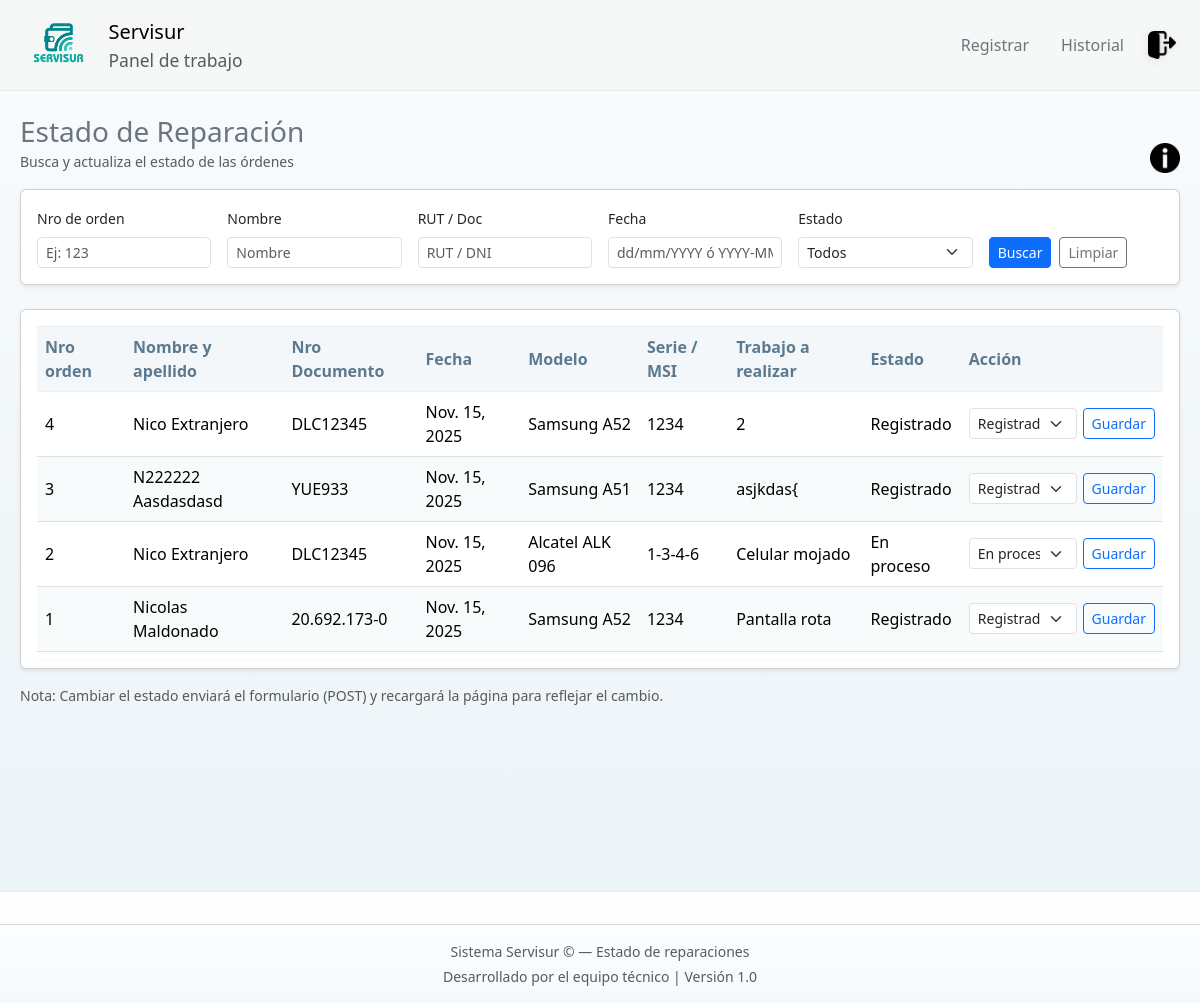
Before: /estado/ (signed in) with the older database file.
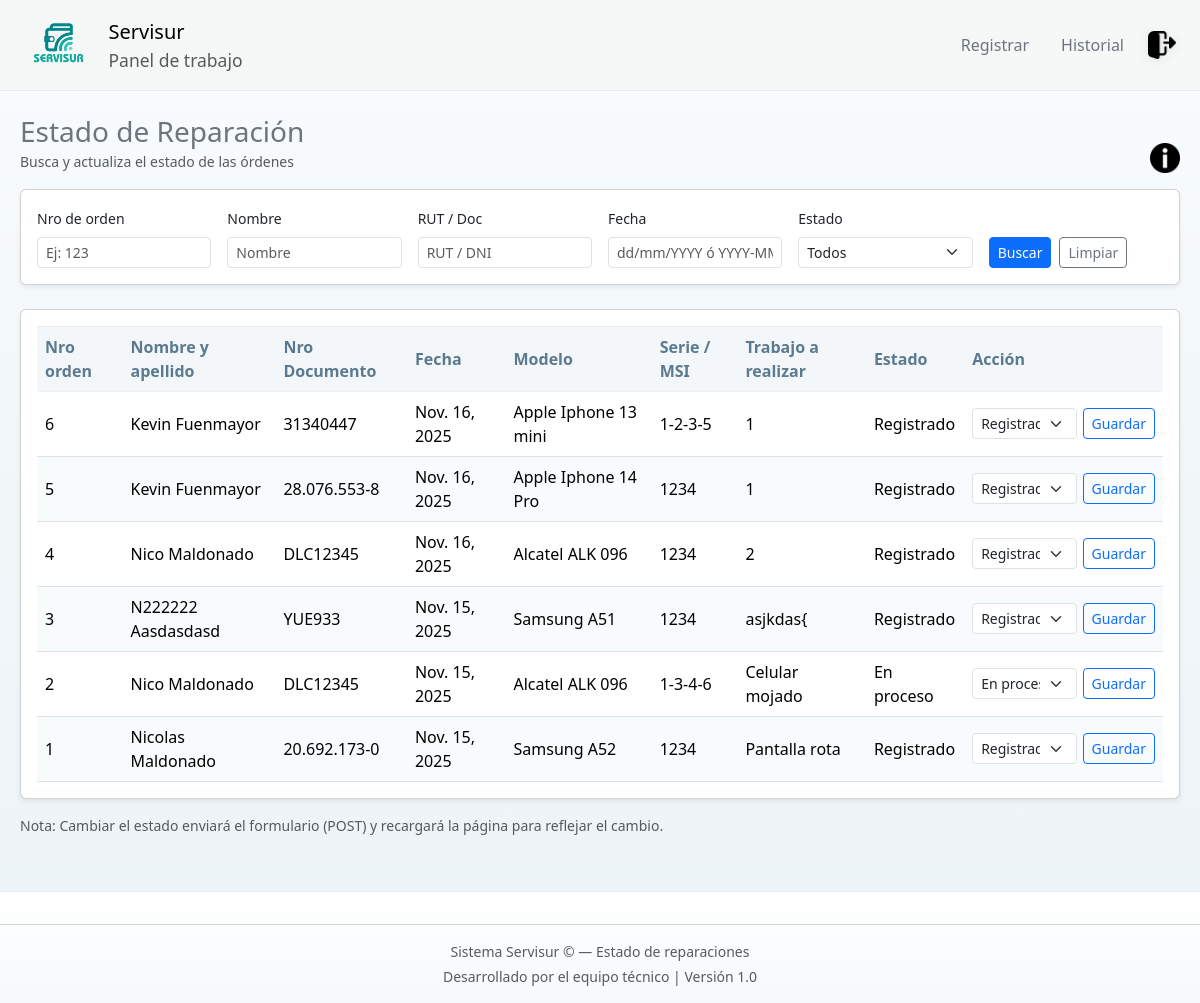
After: the same page with the newer database file.
### Base_Datos/models.py (models this page shows, shortened)
class Pedido(models.Model):
    ESTADOS = [
        ('REG', 'Registrado'),
        ('PRO', 'En proceso'),
        ('TER', 'Terminado'),
    ]
    N_Orden = models.AutoField(primary_key=True)
    Fecha = models.DateField()
    Coste = models.PositiveIntegerField()
    Abono = models.PositiveIntegerField()
    Restante = models.PositiveIntegerField(editable=False)
    Dispositivo = models.ForeignKey(Dispositivo, on_delete=models.SET_NULL, null=True, related_name="pedidos")
    Activo = models.BooleanField(default=True)
    Estado = models.CharField(max_length=3, choices=ESTADOS, default='REG')
    Observaciones = models.TextField(blank=True, null=True)
    Tipo_de_falla = models.ForeignKey(Tipo_Falla, on_delete=models.SET_NULL, null=True, related_name="pedidos")
    class Meta:
        verbose_name_plural = "Pedidos"

class Dispositivo(models.Model):
    PATRON_MATRIZ = [
        [1, 2, 3],
        [4, 5, 6],
        [7, 8, 9],
    ]
    METODOS_CHOICES = [
        ('PIN', 'PIN'),
        ('PASS', 'Contraseña'),
        ('PATRON', 'Patrón (matriz 3x3)'),
    ]
    modelo = models.ForeignKey(Modelo, on_delete=models.SET_NULL, null=True, related_name="dispositivos")
    Activo = models.BooleanField(default=True)
    rut = models.ForeignKey(Cliente, on_delete=models.SET_NULL, null=True, related_name="dispositivos")
    Metodo_Bloqueo = models.CharField(max_length=6, choices=METODOS_CHOICES, default='PASS')
    Codigo_Bloqueo = models.CharField(max_length=50, blank=True)
    class Meta:
        verbose_name_plural = "Dispositivos"

class Cliente(models.Model):
    ORIGEN_CHOICES = [
        ('NAC', 'Nacional'),
        ('EXT', 'Extranjero'),
    ]
    Origen = models.CharField(max_length=3, choices=ORIGEN_CHOICES, default='NAC')
    Nombre = models.CharField(max_length=20)
    Apellido = models.CharField(max_length=20)
    Numero_telefono = models.CharField(max_length=15, null=True, blank=True)
    Rut = models.CharField(max_length=50, null=True, blank=True)
    DocumentoExtranjero = models.CharField(max_length=50, null=True, blank=True)
    Activo = models.BooleanField(default=True)

class Modelo(models.Model):
    Modelo = models.CharField(max_length=50)
    Marca = models.ForeignKey(Marca, on_delete=models.CASCADE, related_name="modelos")
    class Meta:
        verbose_name_plural = "Modelos"
        constraints = [
            UniqueConstraint(Lower('Modelo'), 'Marca', name='unique_modelo_por_marca_ci')
        ]

class Marca(models.Model):
    Marca = models.CharField(max_length=100)
    class Meta:
        constraints = [
            UniqueConstraint(Lower('Marca'), name='unique_marca_ci')
        ]

class Tipo_Falla(models.Model):
    Falla = models.CharField(max_length=100, unique=True)

### Base_Datos/views.py (the view, shortened to what this page needs)
# urls.py: path('estado/', views.estado_reparacion_view, name='estado_reparacion'),
@login_required
@require_http_methods(["GET", "POST"])
def estado_reparacion_view(request):
    qs = Pedido.objects.select_related('Dispositivo__rut', 'Dispositivo__modelo__Marca').filter(Activo=True)
    orden = request.GET.get('orden', '').strip()
    fecha = request.GET.get('fecha', '').strip()
    doc = request.GET.get('doc', '').strip()
    nombre = request.GET.get('nombre', '').strip()
    estado = request.GET.get('estado', '').strip()
    if orden:
        if orden.isdigit():
            qs = qs.filter(N_Orden=int(orden))
        else:
            qs = qs.filter(N_Orden__icontains=orden)
    if doc:
        qs = qs.filter(
            models.Q(Dispositivo__rut__Rut__icontains=doc) |
            models.Q(Dispositivo__rut__DocumentoExtranjero__icontains=doc)
        )
    if nombre:
        qs = qs.filter(
            models.Q(Dispositivo__rut__Nombre__icontains=nombre) |
            models.Q(Dispositivo__rut__Apellido__icontains=nombre)
        )
    if estado:
        qs = qs.filter(Estado=estado)
    qs = qs.order_by('-Fecha', '-N_Orden')[:500]
    context = {
        'pedidos': qs,
        'filtros': {'orden': orden, 'fecha': fecha, 'doc': doc, 'nombre': nombre, 'estado': estado},
        'estado_choices': Pedido.ESTADOS,
    }
    return render(request, 'base_datos/Estado_reparacion.html', context)

### Base_Datos/templates/base_datos/Estado_reparacion.html (shortened to what the changed rows need)
{% extends "base_datos/base.html" %}
{% load static %}
{% block content %}
<link rel="stylesheet" href="{% static 'css/panel.css' %}">
<link href="https://cdn.jsdelivr.net/npm/bootstrap@5.3.3/dist/css/bootstrap.min.css" rel="stylesheet">
<div class="estado-page py-4">
  <div class="card shadow-sm p-2 tabla-card">
    <div class="table-responsive">
      <table id="tablaPedidos" class="table table-hover align-middle mb-0">
        <thead class="table-header">
          <tr>
            <th>Nro orden</th>
            <th>Nombre y apellido</th>
            <th>Nro Documento</th>
            <th>Fecha</th>
            <th>Modelo</th>
            <th>Serie / MSI</th>
            <th>Trabajo a realizar</th>
            <th>Estado</th>
            <th style="min-width:170px">Acción</th>
          </tr>
        </thead>
        <tbody>
          {% if pedidos %}
            {% for p in pedidos %}
              <tr data-orden="{{ p.N_Orden }}" data-estado="{{ p.Estado }}">
                <td class="td-orden">{{ p.N_Orden }}</td>
                <td class="td-nombre">
                  {% if p.Dispositivo and p.Dispositivo.rut %}
                    {{ p.Dispositivo.rut.Nombre }} {{ p.Dispositivo.rut.Apellido }}
                  {% else %}-{% endif %}
                </td>
                <td class="td-rut">
                  {% if p.Dispositivo and p.Dispositivo.rut %}
                  {% if p.Dispositivo.rut.Origen == "NAC" %}
                  {{ p.Dispositivo.rut.Rut }}
                  {% else %}
                  {{ p.Dispositivo.rut.DocumentoExtranjero }}
                  {% endif %}
                  {% else %}-{% endif %}
                </td>
                <td class="td-fecha">{{ p.Fecha }}</td>
                <td class="td-modelo">
                  {% if p.Dispositivo and p.Dispositivo.modelo %}
                    {{ p.Dispositivo.modelo.Marca.Marca }} {{ p.Dispositivo.modelo.Modelo }}
                  {% else %}-{% endif %}
                </td>
                <td class="td-serie">{{ p.Dispositivo.Codigo_Bloqueo|default:"-" }}</td>
                <td class="td-trabajo">{% if p.Tipo_de_falla %}{{ p.Tipo_de_falla.Falla }}{% else %}-{% endif %}</td>
                <td class="td-estado">
                  {% for code,label in estado_choices %}
                    {% if p.Estado == code %}{{ label }}{% endif %}
                  {% endfor %}
                </td>
                <td>
                  <form method="post" class="d-flex align-items-center" style="gap:6px;">
                    <select name="nuevo_estado" class="form-select form-select-sm">
                      {% for code,label in estado_choices %}
                        <option value="{{ code }}" {% if p.Estado == code %}selected{% endif %}>{{ label }}</option>
                      {% endfor %}
                    </select>
                    <button type="submit" class="btn btn-sm btn-outline-primary">Guardar</button>
                  </form>
                </td>
              </tr>
            {% endfor %}
          {% else %}
            <tr><td colspan="9" class="text-center text-muted">No hay registros que mostrar.</td></tr>
          {% endif %}
        </tbody>
      </table>
    </div>
  </div>
</div>
{% endblock %}

Changed rows visible on the page:
added Pedido: N_Orden "6", Dispositivo.rut.Nombre "Kevin", Dispositivo.rut.Apellido "Fuenmayor", Dispositivo.rut.DocumentoExtranjero "31340447", Fecha "Nov. 16, 2025", Dispositivo.modelo.Marca.Marca "Apple", Dispositivo.modelo.Modelo "Iphone 13 mini", Dispositivo.Codigo_Bloqueo "1-2-3-5", Tipo_de_falla.Falla "1", estado_choices "Registrado", nuevo_estado "Registrado"
added Pedido: N_Orden "5", Dispositivo.rut.Nombre "Kevin", Dispositivo.rut.Apellido "Fuenmayor", Dispositivo.rut.Rut "28.076.553-8", Fecha "Nov. 16, 2025", Dispositivo.modelo.Marca.Marca "Apple", Dispositivo.modelo.Modelo "Iphone 14 Pro", Dispositivo.Codigo_Bloqueo "1234", Tipo_de_falla.Falla "1", estado_choices "Registrado", nuevo_estado "Registrado"
changed Pedido id 4: Dispositivo.rut.Apellido "Extranjero" → "Maldonado"; Fecha "Nov. 15, 2025" → "Nov. 16, 2025"; Dispositivo.modelo.Marca.Marca "Samsung" → "Alcatel"; Dispositivo.modelo.Modelo "A52" → "ALK 096"
changed through a linked row, Pedido "En proceso": Dispositivo.rut.Apellido "Extranjero" → "Maldonado"
